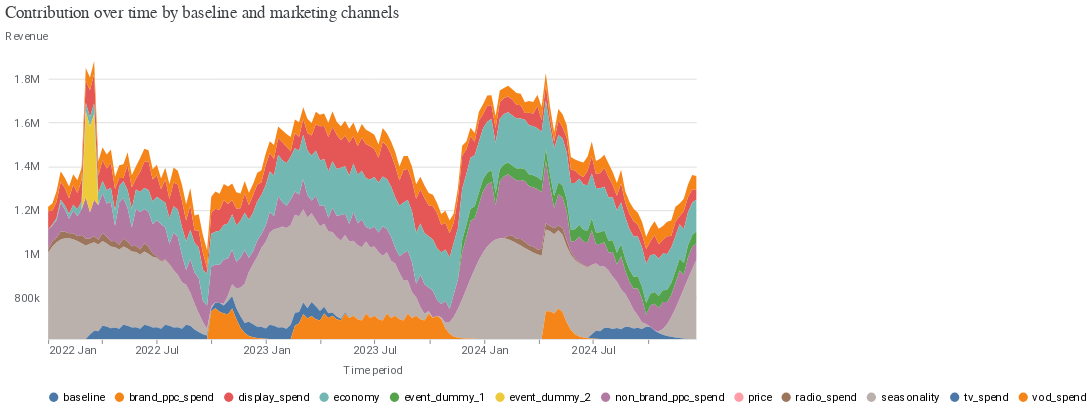

The notebook cell saved with this chart:
### Code cell
media_summary = visualizer.MediaSummary(mmm)
media_summary.plot_channel_contribution_area_chart()

### Figure 1 — Vega-Lite specification as saved in the notebook (floating-point values rounded to 4 significant figures; data arrays with more than 128 entries replaced by an {"elided": "..."} marker saying what was removed)
{"config": {"view": {"continuousWidth": 300, "continuousHeight": 300, "strokeOpacity": 0}, "axis": {"labelColor": "#5F6368", "labelFont": "Roboto", "labelFontSize": 12, "titleColor": "#5F6368", "titleFont": "Roboto", "titleFontSize": 12, "titleFontWeight": "normal", "titlePadding": 10}}, "data": {"name": "data-0d7321c09ca2697d147a3b00b0e548d7"}, "mark": {"type": "area"}, "encoding": {"color": {"field": "channel", "legend": {"labelFont": "Roboto", "labelFontSize": 12, "orient": "bottom", "title": null}, "scale": {"domain": ["baseline", "brand_ppc_spend", "display_spend", "economy", "event_dummy_1", "event_dummy_2", "non_brand_ppc_spend", "price", "radio_spend", "seasonality", "tv_spend", "vod_spend"]}, "sort": ["baseline", "brand_ppc_spend", "display_spend", "economy", "event_dummy_1", "event_dummy_2", "non_brand_ppc_spend", "price", "radio_spend", "seasonality", "tv_spend", "vod_spend"], "type": "nominal"}, "order": {"field": "sort_channel", "sort": "descending", "type": "nominal"}, "tooltip": [{"field": "time", "format": "%Y-%m-%d", "type": "temporal"}, {"field": "channel", "type": "nominal"}, {"field": "incremental_outcome", "format": ",.2f", "type": "quantitative"}], "x": {"axis": {"domainColor": "#DADCE0", "format": "%Y %b", "grid": false, "tickCount": 8}, "field": "time", "title": "Time period", "type": "temporal"}, "y": {"axis": {"domain": false, "labelExpr": "replace(format(datum.value, '.3~s'), 'G', 'B')", "labelPadding": 10, "tickCount": 5, "ticks": false, "titleAlign": "left", "titleAngle": 0, "titleY": -20}, "field": "incremental_outcome", "scale": {"clamp": true, "domainMin": 610200.0}, "title": "Revenue", "type": "quantitative"}}, "title": {"text": "Contribution over time by baseline and marketing channels", "anchor": "start", "color": "#3C4043", "font": "Google Sans Display", "fontSize": 18, "fontWeight": "normal", "offset": 10}, "transform": [{"calculate": "indexof(['brand_ppc_spend', 'display_spend', 'economy', 'event_dummy_1', 'event_dummy_2', 'non_brand_ppc_spend', 'price', 'radio_spend', 'seasonality', 'tv_spend', 'vod_spend', 'baseline'], datum.channel)", "as": "sort_channel"}], "width": 700, "$schema": "https://vega.github.io/schema/vega-lite/v5.20.1.json", "datasets": {"data-0d7321c09ca2697d147a3b00b0e548d7": {"elided": "1872 records"}}}
